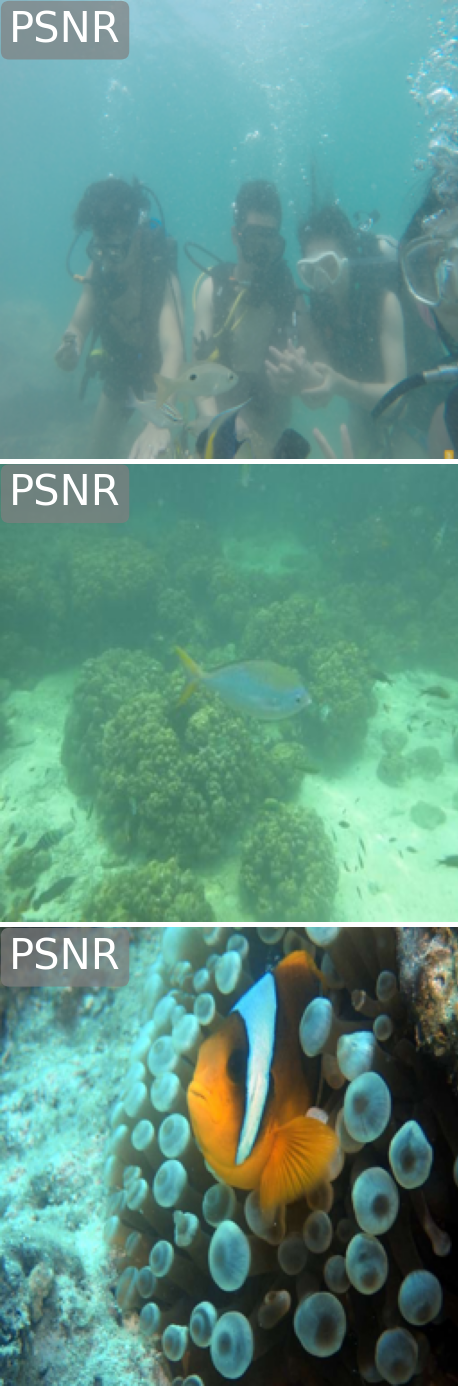
#> input picture assets/input_rgb.png, 458 x 1386 px
$ python -i uciqeAndUiqm.py   (imports and definitions only)
#> lines starting #> are read from the running program, lines starting #| are printed output that depends on the picture
import cv2
import math
import numpy as np
from scipy import ndimage

def _uiconm(x, window_size):
    """
      Underwater image contrast measure
      https://github.com/tkrahn108/UIQM/blob/master/src/uiconm.cpp
      https://ieeexplore.ieee.org/abstract/document/5609219
    """
    plip_lambda = 1026.0
    plip_gamma = 1026.0
    plip_beta = 1.0
    plip_mu = 1026.0
    plip_k = 1026.0
    # if 4 blocks, then 2x2...etc.
    k1 = x.shape[1] / window_size
    k2 = x.shape[0] / window_size
    # weight
    w = -1. / (k1 * k2)
    blocksize_x = window_size
    blocksize_y = window_size
    # make sure image is divisible by window_size - doesn't matter if we cut out some pixels
    x = x[0: int(blocksize_y * k2), 0: int(blocksize_x * k1)]
    # entropy scale - higher helps with randomness
    alpha = 1
    val = 0
    k1 = int(k1)
    k2 = int(k2)
    for l in range(k1):
        for k in range(k2):
            block = x[k * window_size:window_size * (k + 1), l * window_size:window_size * (l + 1), :]
            max_ = np.max(block)
            min_ = np.min(block)
            top = max_ - min_
            bot = max_ + min_
            if math.isnan(top) or math.isnan(bot) or bot == 0.0 or top == 0.0:
                val += 0.0
            else:
                val += alpha * math.pow((top / bot), alpha) * math.log(top / bot)
            # try: val += plip_multiplication((top/bot),math.log(top/bot))
    return w * val


def mu_a(x, alpha_L=0.1, alpha_R=0.1):
    """
      Calculates the asymetric alpha-trimmed mean
    """
    # sort pixels by intensity - for clipping
    x = sorted(x)
    # get number of pixels
    K = len(x)
    # calculate T alpha L and T alpha R
    T_a_L = math.ceil(alpha_L * K)
    T_a_R = math.floor(alpha_R * K)
    # calculate mu_alpha weight
    weight = (1 / (K - T_a_L - T_a_R))
    # loop through flattened image starting at T_a_L+1 and ending at K-T_a_R
    s = int(T_a_L + 1)
    e = int(K - T_a_R)
    val = sum(x[s:e])
    val = weight * val
    return val


def s_a(x, mu):
    val = 0
    for pixel in x:
        val += math.pow((pixel - mu), 2)
    return val / len(x)


def _uicm(x):
    R = x[:, :, 0].flatten()
    G = x[:, :, 1].flatten()
    B = x[:, :, 2].flatten()
    RG = R - G
    YB = ((R + G) / 2) - B
    mu_a_RG = mu_a(RG)
    mu_a_YB = mu_a(YB)
    s_a_RG = s_a(RG, mu_a_RG)
    s_a_YB = s_a(YB, mu_a_YB)
    l = math.sqrt((math.pow(mu_a_RG, 2) + math.pow(mu_a_YB, 2)))
    r = math.sqrt(s_a_RG + s_a_YB)
    return (-0.0268 * l) + (0.1586 * r)


def sobel(x):
    dx = ndimage.sobel(x, 0)
    dy = ndimage.sobel(x, 1)
    mag = np.hypot(dx, dy)
    mag *= 255.0 / np.max(mag)
    return mag


def _uism(x):
    """
      Underwater Image Sharpness Measure
    """
    # get image channels
    R = x[:, :, 0]
    G = x[:, :, 1]
    B = x[:, :, 2]
    # first apply Sobel edge detector to each RGB component
    Rs = sobel(R)
    Gs = sobel(G)
    Bs = sobel(B)
    # multiply the edges detected for each channel by the channel itself
    R_edge_map = np.multiply(Rs, R)
    G_edge_map = np.multiply(Gs, G)
    B_edge_map = np.multiply(Bs, B)
    # get eme for each channel
    r_eme = eme(R_edge_map, 10)
    g_eme = eme(G_edge_map, 10)
    b_eme = eme(B_edge_map, 10)
    # coefficients
    lambda_r = 0.299
    lambda_g = 0.587
    lambda_b = 0.144
    #修改
    if np.isnan(r_eme):
        r_eme = 0
    if np.isnan(g_eme):
        g_eme = 0
    if np.isnan(b_eme):
        b_eme = 0
    #修改结束

    return (lambda_r * r_eme) + (lambda_g * g_eme) + (lambda_b * b_eme)


def eme(x, window_size):
    """
      Enhancement measure estimation
      x.shape[0] = height
      x.shape[1] = width
    """
    # if 4 blocks, then 2x2...etc.
    k1 = x.shape[1] / window_size
    k2 = x.shape[0] / window_size
    # weight
    w = 2. / (k1 * k2)
    blocksize_x = window_size
    blocksize_y = window_size
    # make sure image is divisible by window_size - doesn't matter if we cut out some pixels
    x = x[0:int(blocksize_y * k2), 0:int(blocksize_x * k1)]
    val = 0
    k1 = int(k1)
    k2 = int(k2)
    for l in range(k1):
        for k in range(k2):
            block = x[k * window_size:window_size * (k + 1), l * window_size:window_size * (l + 1)]
            max_ = np.max(block)
            min_ = np.min(block)
            # bound checks, can't do log(0)
            if min_ == 0.0:
                val += 0
            elif max_ == 0.0:
                val += 0
            else:
                val += math.log(max_ / min_)
    return w * val


def calc_uiqm(img):
    """
      Function to return UIQM to be called from other programs
      x: image
    """
    x = img.copy()
    x = np.array(x)
    x = x.astype(np.float32)
    ### UCIQE: https://ieeexplore.ieee.org/abstract/document/7300447
    # c1 = 0.4680;
    # c2 = 0.2745;
    # c3 = 0.2576
    ### UIQM https://ieeexplore.ieee.org/abstract/document/7305804
    c1 = 0.0282
    c2 = 0.2953
    c3 = 3.5753
    uicm = _uicm(x)
    uism = _uism(x)
    uiconm = _uiconm(x, 10)
    uiqm = (c1 * uicm) + (c2 * uism) + (c3 * uiconm)
    return {'UICM':uicm, 'UISM':uism, 'UIConM':uiconm, 'UIQM':uiqm}


def calc_uciqe(img, nargin: int = 1) -> float:
    img_clone = img.copy()
    img_lab = cv2.cvtColor(img_clone, cv2.COLOR_RGB2LAB)
    #img_lab = color.rgb2lab(img_clone)  # Transform to Lab color space

    if nargin == 1:  # According to training result mentioned in the paper:
        coe_metric = [0.4680, 0.2745, 0.2576]  # Obtained coefficients are: c1=0.4680, c2=0.2745, c3=0.2576.
    img_lum = img_lab[..., 0] / 255
    img_a = img_lab[..., 1] / 255
    img_b = img_lab[..., 2] / 255

    img_chr = np.sqrt(np.square(img_a) + np.square(img_b))  # Chroma

    img_sat = img_chr / np.sqrt(np.square(img_chr) + np.square(img_lum))  # Saturation
    aver_sat = np.mean(img_sat)  # Average of saturation

    aver_chr = np.mean(img_chr)  # Average of Chroma

    var_chr = np.sqrt(np.mean(abs(1 - np.square(aver_chr / img_chr))))  # Variance of Chroma

    dtype = img_lum.dtype  # Determine the type of img_lum
    if dtype == 'uint8':
        nbins = 256
    else:
        nbins = 65536

    hist, bins = np.histogram(img_lum, nbins)  # Contrast of luminance
    cdf = np.cumsum(hist) / np.sum(hist)

    ilow = np.where(cdf > 0.0100)
    ihigh = np.where(cdf >= 0.9900)
    tol = [(ilow[0][0] - 1) / (nbins - 1), (ihigh[0][0] - 1) / (nbins - 1)]
    con_lum = tol[1] - tol[0]

    quality_val = coe_metric[0] * var_chr + coe_metric[1] * con_lum + coe_metric[
        2] * aver_sat  # get final quality value
    return {'UCIQE':float(quality_val)}

>>> import cv2
>>> picture = cv2.cvtColor(cv2.imread('../../../../../../assets/input_rgb.png'), cv2.COLOR_BGR2RGB)
>>> result = calc_uiqm(picture)
#> in mu_a, `x = sorted(x)`: x = 634788 items
#> in mu_a, `K = len(x)`: K = 634788
#> in mu_a, `T_a_L = math.ceil(alpha_L * K)`: T_a_L = 63479
#> in mu_a, `T_a_R = math.floor(alpha_R * K)`: T_a_R = 63478
#> in mu_a, `weight = (1 / (K - T_a_L - T_a_R))`: weight = 1.97e-06
#> in mu_a, `s = int(T_a_L + 1)`: s = 63480
#> in mu_a, `e = int(K - T_a_R)`: e = 571310
#> in mu_a, `val = sum(x[s:e])`: val = -26304076
#> in mu_a, `val = weight * val`: val = -51.8
#> in _uicm, `mu_a_YB = mu_a(YB)`: mu_a_YB = -13.16
#> the loop in s_a, `for pixel in x:` made 634788 passes
#> (pixel, val) on passes 1 to 3: (-47, 23.01), (-48, 37.43), (-48, 51.84)
#> after the loop in s_a, `for pixel in x:`: val = 651759359.1
#> in _uicm, `s_a_RG = s_a(RG, mu_a_RG)`: s_a_RG = 1026.7
#> the loop in s_a (call 2), `for pixel in x:` made 634788 passes
#> (pixel, val) on passes 1 to 3: (-37.5, 592.2), (-38, 1209.1), (-38, 1825.9)
#> in _uicm, `s_a_YB = s_a(YB, mu_a_YB)`: s_a_YB = 784.5
#> in _uicm, `l = math.sqrt((math.pow(mu_a_RG, 2) + math.pow(mu_a_YB, 2)))`: l = 53.44
#> in _uicm, `r = math.sqrt(s_a_RG + s_a_YB)`: r = 42.56
#> in calc_uiqm, `uicm = _uicm(x)`: uicm = 5.32
#> in _uism, `R = x[:, :, 0]`:
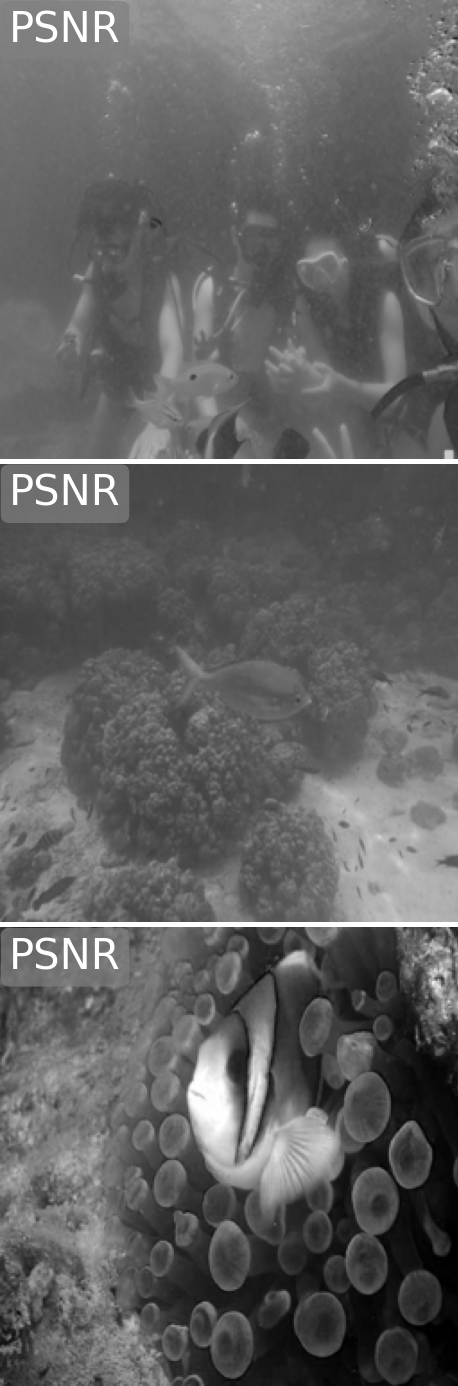
#> R: shape (1386, 458) float32; min 0, max 255, mean 97.4
#> in _uism, `G = x[:, :, 1]`:
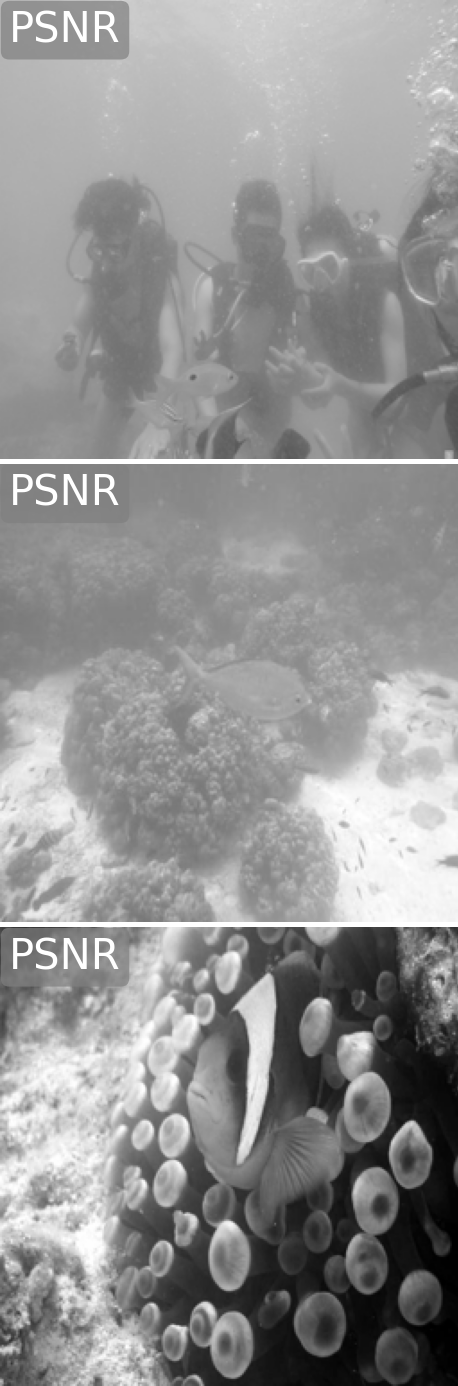
#> G: shape (1386, 458) float32; min 0, max 255, mean 146.6
#> in _uism, `B = x[:, :, 2]`:
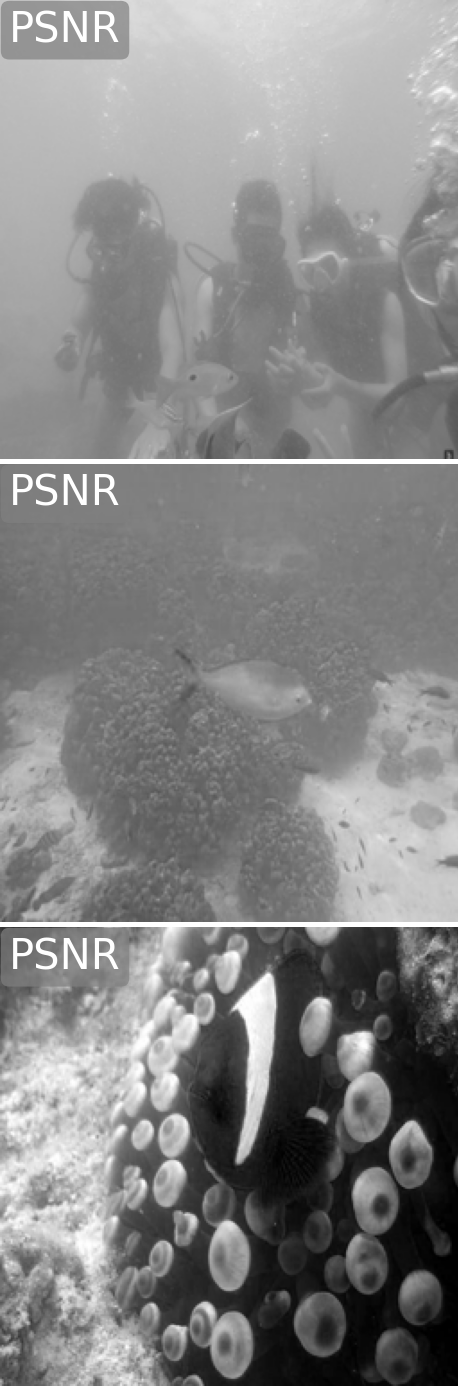
#> B: shape (1386, 458) float32; min 0, max 255, mean 133.4
#> in sobel, `dx = ndimage.sobel(x, 0)`:
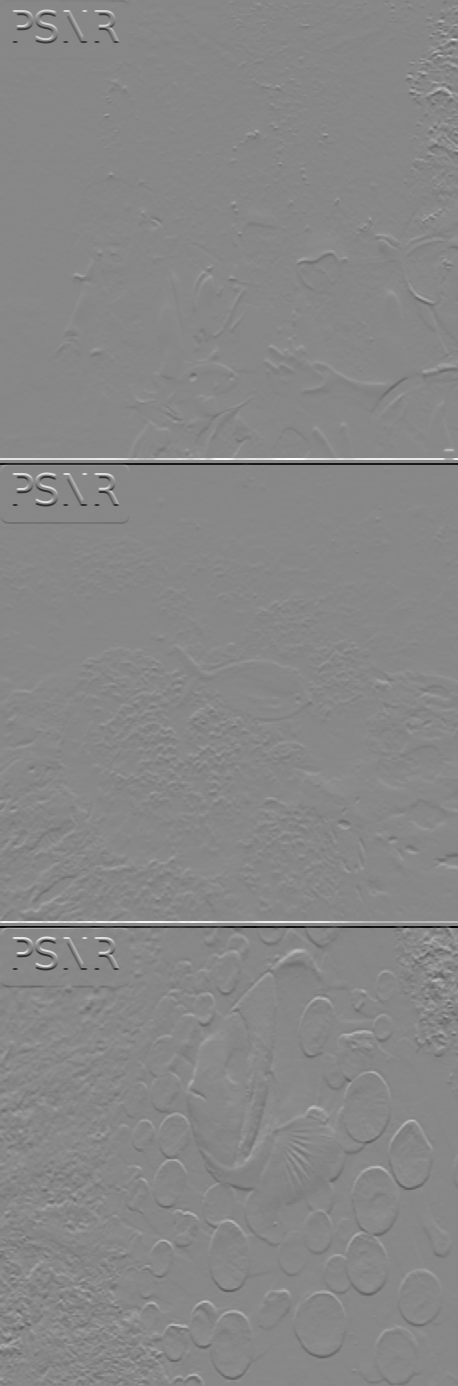
#> dx: shape (1386, 458) float32; min -882, max 772, mean -0.5; drawn with min black and max white
#> in sobel, `dy = ndimage.sobel(x, 1)`:
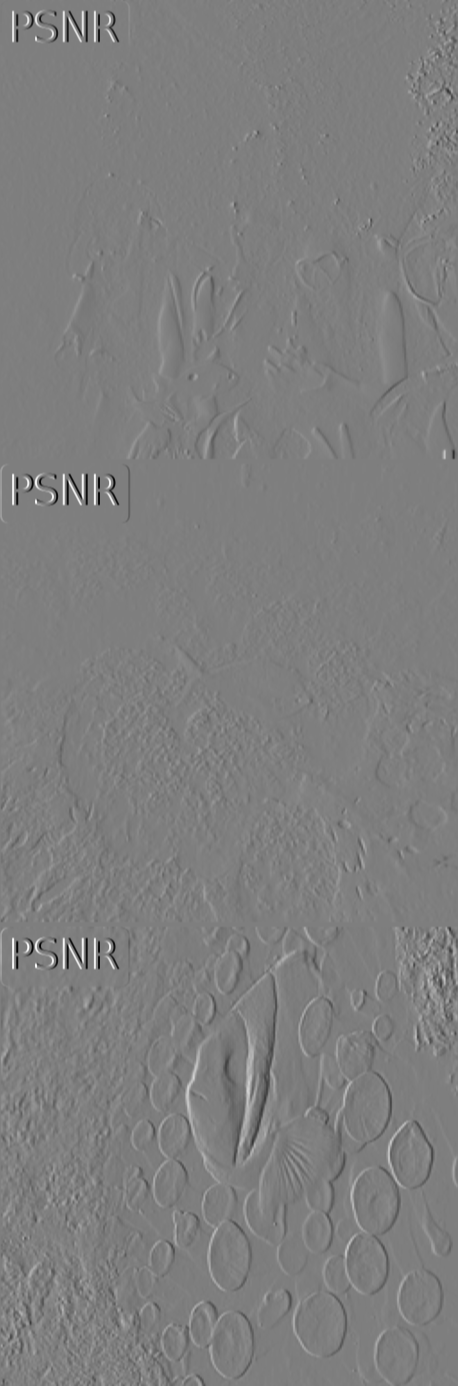
#> dy: shape (1386, 458) float32; min -623, max 628, mean -0.3; drawn with min black and max white
#> in sobel (call 3), `mag = np.hypot(dx, dy)`:
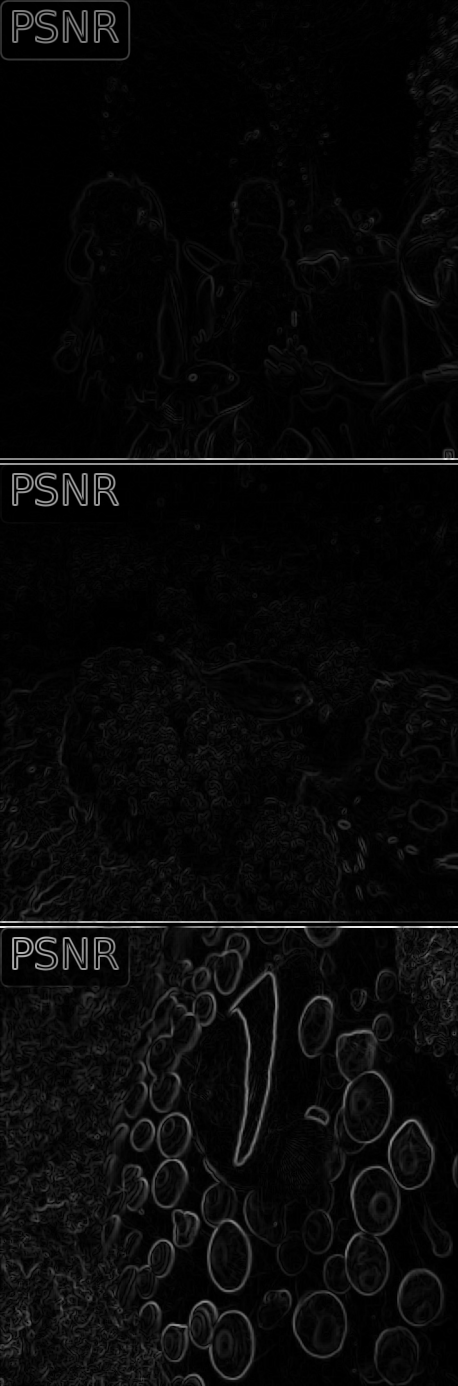
#> mag: shape (1386, 458) float32; min 0, max 877, mean 31.7; drawn with min black and max white
#> in _uism, `R_edge_map = np.multiply(Rs, R)`:
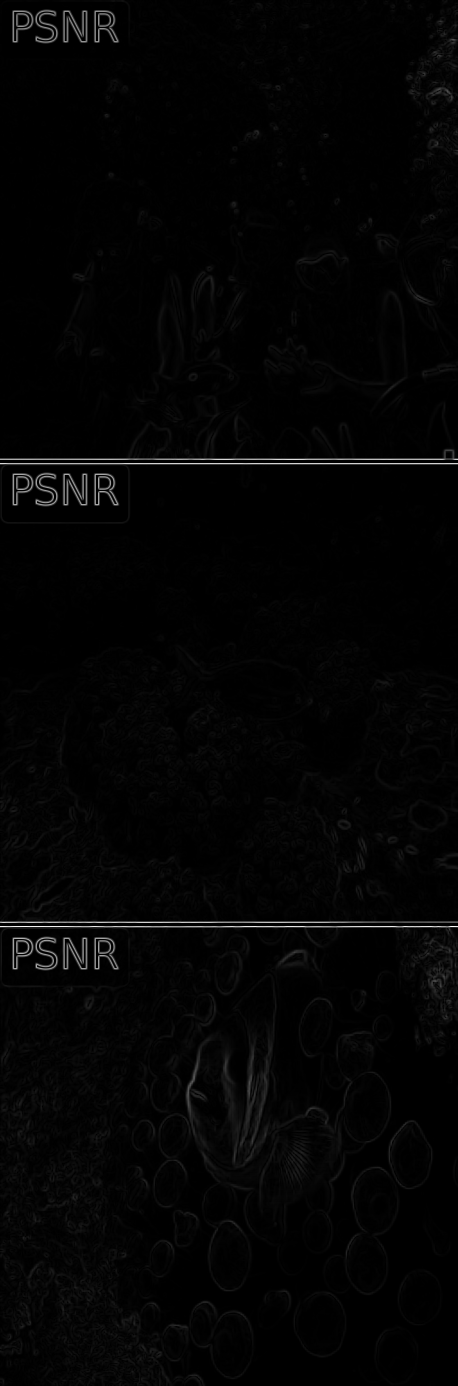
#> R_edge_map: shape (1386, 458) float32; min 0, max 65025, mean 1085.5; drawn with min black and max white
#> after the loop in eme, `for l in range(k1):`: val = 11923.8
#> in _uism, `r_eme = eme(R_edge_map, 10)`: r_eme = 3.76
#> in _uism, `g_eme = eme(G_edge_map, 10)`: g_eme = 3.43
#> in _uism, `b_eme = eme(B_edge_map, 10)`: b_eme = 3.42
#> in calc_uiqm, `uism = _uism(x)`: uism = 3.63
#> after the loop in _uiconm, `for l in range(k1):`: val = -2091.1
#> in calc_uiqm, `uiconm = _uiconm(x, 10)`: uiconm = 0.329
#> in calc_uiqm, `uiqm = (c1 * uicm) + (c2 * uism) + (c3 * uiconm)`: uiqm = 2.4
#> result = {'UICM': 5.32, 'UISM': 3.63, 'UIConM': 0.329, 'UIQM': 2.4}
